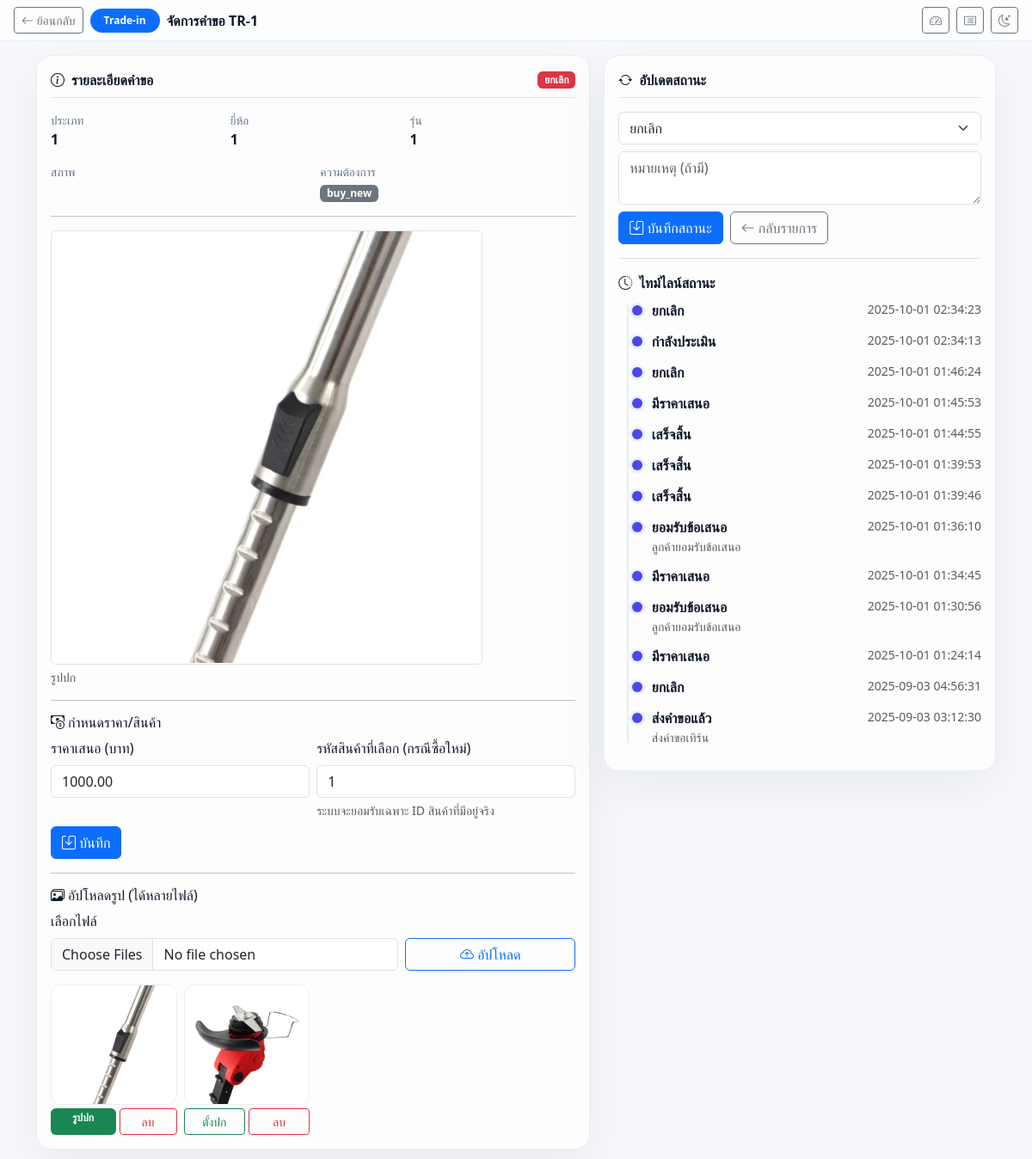
Page /Home/admin/tradein_detail.php?id=1 (signed in) on the committed database.
### tables this page shows
CREATE TABLE `tradein_requests` (
  `id` bigint(20) UNSIGNED NOT NULL,
  `user_id` bigint(20) UNSIGNED NOT NULL,
  `device_type` varchar(100) DEFAULT NULL,
  `brand` varchar(100) DEFAULT NULL,
  `model` varchar(100) DEFAULT NULL,
  `device_condition` enum('working','no_power','broken_part') DEFAULT 'working',
  `need` enum('buy_new','discount') DEFAULT 'buy_new',
  `image_path` varchar(255) DEFAULT NULL,
  `status` enum('submitted','review','offered','accepted','rejected','cancelled') DEFAULT 'submitted',
  `scheduled_at` datetime DEFAULT NULL,
  `schedule_status` enum('none','proposed','confirmed') NOT NULL DEFAULT 'none',
  `offer_price` decimal(10,2) DEFAULT NULL,
  `selected_product_id` bigint(20) UNSIGNED DEFAULT NULL,
  `order_id` bigint(20) UNSIGNED DEFAULT NULL,
  `created_at` timestamp NOT NULL DEFAULT current_timestamp(),
  `updated_at` timestamp NULL DEFAULT NULL ON UPDATE current_timestamp()
);

CREATE TABLE `tradein_images` (
  `id` bigint(20) NOT NULL,
  `request_id` bigint(20) NOT NULL,
  `filename` varchar(255) NOT NULL,
  `is_cover` tinyint(1) NOT NULL DEFAULT 0,
  `created_at` timestamp NOT NULL DEFAULT current_timestamp()
);

CREATE TABLE `tradein_status_logs` (
  `id` bigint(20) UNSIGNED NOT NULL,
  `request_id` bigint(20) UNSIGNED NOT NULL,
  `status` varchar(50) NOT NULL,
  `note` varchar(255) DEFAULT NULL,
  `created_at` timestamp NOT NULL DEFAULT current_timestamp()
);

### Home/includes/image_helpers.php (called while the page is built, shortened)
<?php
function load_tradein_gallery(mysqli $conn, int $requestId): array {
  $st = $conn->prepare("SELECT id, filename, is_cover FROM tradein_images WHERE request_id=? ORDER BY is_cover DESC, id ASC");
  $st->bind_param('i', $requestId);
  $st->execute();
  $rows = $st->get_result()->fetch_all(MYSQLI_ASSOC);
  return $rows ?: [];
}

### Home/admin/tradein_detail.php (the view, shortened to what this page needs)
<?php
require __DIR__ . '/../includes/db.php';
require_once __DIR__ . '/../includes/image_helpers.php';
$id = (int)($_GET['id'] ?? 0);
function h($s){ return htmlspecialchars($s??'',ENT_QUOTES,'UTF-8'); }
function imgsrc_file($fn){ return '../assets/img/'.$fn; }
function imgsrc_any($v){
  $v = trim((string)$v);
  return (strpos($v,'/')!==false) ? '../'.$v : '../assets/img/'.$v;
}
$map = [
  'submitted'=>'ส่งคำขอแล้ว',
  'reviewing'=>'กำลังประเมิน',
  'offered'=>'มีราคาเสนอ',
  'accepted'=>'ยอมรับข้อเสนอ',
  'rejected'=>'ปฏิเสธข้อเสนอ',
  'cancelled'=>'ยกเลิก',
  'completed'=>'เสร็จสิ้น'
];
$badge = [
  'submitted'=>'secondary','reviewing'=>'info',
  'offered'=>'primary','accepted'=>'success',
  'rejected'=>'danger','cancelled'=>'danger','completed'=>'success'
];
$req = $conn->query("SELECT * FROM tradein_requests WHERE id=$id")->fetch_assoc();
$logs    = $conn->query("SELECT * FROM tradein_status_logs WHERE request_id=$id ORDER BY id DESC")->fetch_all(MYSQLI_ASSOC);
$gallery = load_tradein_gallery($conn, $id);
$cover = $req['image_path'] ?: ( ($gallery[0]['filename'] ?? '') ? 'assets/img/'.$gallery[0]['filename'] : '' );
?>
<!doctype html>
<html lang="th">
<head>
<link href="https://cdn.jsdelivr.net/npm/bootstrap@5.3.2/dist/css/bootstrap.min.css" rel="stylesheet">
<link href="https://cdn.jsdelivr.net/npm/bootstrap-icons/font/bootstrap-icons.css" rel="stylesheet">
</head>
<body>
<nav class="navbar topbar sticky-top py-2">
  <div class="container-fluid px-3">
    <div class="d-flex align-items-center gap-2">
      <a href="tradein_requests.php" class="btn btn-outline-secondary btn-sm">
        <i class="bi bi-arrow-left"></i> ย้อนกลับ
      </a>
      <span class="badge bg-primary rounded-pill px-3 py-2">Trade-in</span>
      <span class="fw-semibold d-none d-md-inline">จัดการคำขอ <b>TR-<?= (int)$req['id'] ?></b></span>
    </div>
    <div class="d-flex align-items-center gap-2">
      <a class="btn btn-outline-secondary btn-sm" href="dashboard.php"><i class="bi bi-speedometer2"></i></a>
      <a class="btn btn-outline-secondary btn-sm" href="tradein_requests.php"><i class="bi bi-card-list"></i></a>
      <button class="btn btn-outline-secondary btn-sm" id="themeToggle" title="สลับโหมด"><i class="bi bi-moon-stars"></i></button>
    </div>
  </div>
</nav>
<div class="container py-3">
  <div class="row g-3">
    <div class="col-lg-7">
      <div class="glass p-3">
        <div class="d-flex align-items-center justify-content-between border-bottom pb-2 mb-3">
          <div class="fw-semibold"><i class="bi bi-info-circle me-2"></i>รายละเอียดคำขอ</div>
          <span class="badge bg-<?= $badge[$req['status']] ?? 'secondary' ?>">
            <?= h($map[$req['status']] ?? $req['status']) ?>
          </span>
        </div>
        <div class="row g-3 kv">
          <div class="col-md-4"><div class="k">ประเภท</div><div class="v"><?=h($req['device_type'])?></div></div>
          <div class="col-md-4"><div class="k">ยี่ห้อ</div><div class="v"><?=h($req['brand'])?></div></div>
          <div class="col-md-4"><div class="k">รุ่น</div><div class="v"><?=h($req['model'])?></div></div>
          <div class="col-md-6"><div class="k">สภาพ</div><div class="v"><?=h($req['device_condition'])?></div></div>
          <div class="col-md-6"><div class="k">ความต้องการ</div><div class="v"><span class="badge text-bg-secondary"><?=h($req['need'])?></span></div></div>
        </div>
        <hr>
        <img class="img-fluid rounded border" src="<?=h(imgsrc_any($cover))?>" alt="">
        <div class="small text-muted mt-1">รูปปก</div>
        <hr>
        <h6 class="mb-2"><i class="bi bi-cash-coin me-1"></i>กำหนดราคา/สินค้า</h6>
        <form method="post" class="row g-2">
          <div class="col-md-6">
            <label class="form-label">ราคาเสนอ (บาท)</label>
            <input class="form-control" type="number" step="0.01" name="offer_price" value="<?=h($req['offer_price'])?>">
          </div>
          <div class="col-md-6">
            <label class="form-label">รหัสสินค้าที่เลือก (กรณีซื้อใหม่)</label>
            <input class="form-control" type="number" name="selected_product_id" value="<?=h($req['selected_product_id'])?>">
            <div class="form-text">ระบบจะยอมรับเฉพาะ ID สินค้าที่มีอยู่จริง</div>
          </div>
          <div class="col-12">
            <button class="btn btn-primary"><i class="bi bi-save"></i> บันทึก</button>
          </div>
        </form>
        <hr>
        <h6 class="mb-2"><i class="bi bi-images me-1"></i>อัปโหลดรูป (ได้หลายไฟล์)</h6>
        <form method="post" enctype="multipart/form-data" class="row g-2 align-items-end">
          <div class="col-md-8">
            <label class="form-label">เลือกไฟล์</label>
            <input class="form-control" type="file" name="images[]" accept="image/*" multiple>
          </div>
          <div class="col-md-4 d-grid">
            <button class="btn btn-outline-primary"><i class="bi bi-cloud-arrow-up"></i> อัปโหลด</button>
          </div>
        </form>
        <div class="row g-2 mt-2">
          <?php if(!$gallery): ?>
            <div class="text-muted">ยังไม่มีรูปในแกลเลอรี</div>
          <?php else: foreach($gallery as $g): ?>
            <div class="col-4 col-md-3">
              <img class="thumb" src="<?=h(imgsrc_file($g['filename']))?>" alt="">
              <div class="d-flex gap-1 mt-1">
                <?php if((int)$g['is_cover']===1): ?>
                  <span class="badge text-bg-success w-100">รูปปก</span>
                <?php else: ?>
                  <form method="post" class="w-100 d-inline">
                    <button class="btn btn-sm btn-outline-success w-100">ตั้งปก</button>
                  </form>
                <?php endif; ?>
                <form method="post" class="w-100 d-inline" onsubmit="return confirm('ลบรูปนี้?')">
                  <button class="btn btn-sm btn-outline-danger w-100">ลบ</button>
                </form>
              </div>
            </div>
          <?php endforeach; endif; ?>
        </div>
      </div>
    </div>
    <div class="col-lg-5">
      <div class="glass p-3">
        <div class="fw-semibold border-bottom pb-2 mb-3"><i class="bi bi-arrow-repeat me-2"></i>อัปเดตสถานะ</div>
        <form method="post" class="mb-3">
          <div class="mb-2">
            <select class="form-select" name="status" required>
              <?php foreach($map as $k=>$v): ?>
                <option value="<?=h($k)?>" <?= $k===($req['status'] ?? '') ? 'selected':'' ?>><?=h($v)?></option>
              <?php endforeach; ?>
            </select>
          </div>
          <div class="mb-2">
            <textarea class="form-control" name="note" rows="2" placeholder="หมายเหตุ (ถ้ามี)"></textarea>
          </div>
          <div class="d-flex gap-2">
            <button class="btn btn-primary"><i class="bi bi-save"></i> บันทึกสถานะ</button>
            <a class="btn btn-outline-secondary" href="tradein_requests.php"><i class="bi bi-arrow-left"></i> กลับรายการ</a>
          </div>
        </form>
        <div class="fw-semibold border-top pt-3 mb-2"><i class="bi bi-clock-history me-2"></i>ไทม์ไลน์สถานะ</div>
        <div class="timeline">
          <?php if(!$logs): ?>
            <div class="text-muted">ยังไม่มีบันทึกสถานะ</div>
          <?php else: foreach($logs as $lg): ?>
            <div class="tl-item">
              <span class="tl-point"></span>
              <div class="d-flex justify-content-between align-items-start">
                <div>
                  <div class="fw-semibold"><?=h($map[$lg['status']] ?? $lg['status'])?></div>
                  <?php if(!empty($lg['note'])): ?>
                    <div class="text-muted small"><?=nl2br(h($lg['note']))?></div>
                  <?php endif; ?>
                </div>
                <div class="text-muted small"><?=h($lg['created_at'])?></div>
              </div>
            </div>
          <?php endforeach; endif; ?>
        </div>
      </div>
    </div>
  </div>
</div>
</body>
</html>

### Home/admin/tradein_detail.php (style rules this page uses)
:root { --bg:#f6f8fb; --panel:#ffffffcc; --border:#e9eef5; --text:#0f172a; --muted:#64748b; --primary:#4f46e5; --card-shadow:0 18px 60px rgba(2,6,23,.06); }
body { background:var(--bg); color:var(--text); }
.topbar { backdrop-filter:blur(10px); -webkit-backdrop-filter:blur(10px); background:linear-gradient(180deg,#ffffffcc,#ffffffaa); border-bottom:1px solid var(--border); }
.glass { border:1px solid var(--border); background:var(--panel); border-radius:18px; box-shadow:var(--card-shadow); }
.thumb { width:100%; height:140px; object-fit:cover; border-radius:12px; border:1px solid var(--border); background:#fff }
.kv .k { color:var(--muted); font-size:.85rem }
.kv .v { font-weight:600 }
.timeline { position:relative; padding-left:1rem }
.timeline::before { content:""; position:absolute; left:.6rem; top:4px; bottom:4px; width:2px; background:#e6edf6 }
.tl-item { position:relative; padding-left:1.4rem; margin-bottom:.75rem }
.tl-point { position:absolute; left:-.05rem; top:.35rem; width:12px; height:12px; border-radius:999px; background:#4f46e5; box-shadow:0 0 0 3px #e7f0ff }

### rows in the picture
tradein_requests: id "1", status "ยกเลิก", device_type "1", brand "1", model "1", need "buy_new", image_path (picture), offer_price "1000.00", selected_product_id "1"
tradein_images: filename (picture), is_cover "รูปปก"
tradein_images: filename (picture)
tradein_status_logs: status "ยกเลิก", created_at "2025-10-01 02:34:23"
tradein_status_logs: status "กำลังประเมิน", created_at "2025-10-01 02:34:13"
tradein_status_logs: status "ยกเลิก", created_at "2025-10-01 01:46:24"
tradein_status_logs: status "มีราคาเสนอ", created_at "2025-10-01 01:45:53"
tradein_status_logs: status "เสร็จสิ้น", created_at "2025-10-01 01:44:55"
tradein_status_logs: status "เสร็จสิ้น", created_at "2025-10-01 01:39:53"
tradein_status_logs: status "เสร็จสิ้น", created_at "2025-10-01 01:39:46"
tradein_status_logs: status "ยอมรับข้อเสนอ", note "ลูกค้ายอมรับข้อเสนอ", created_at "2025-10-01 01:36:10"
tradein_status_logs: status "มีราคาเสนอ", created_at "2025-10-01 01:34:45"
tradein_status_logs: status "ยอมรับข้อเสนอ", note "ลูกค้ายอมรับข้อเสนอ", created_at "2025-10-01 01:30:56"
tradein_status_logs: status "มีราคาเสนอ", created_at "2025-10-01 01:24:14"
tradein_status_logs: status "ยกเลิก", created_at "2025-09-03 04:56:31"
tradein_status_logs: status "ส่งคำขอแล้ว", note "ส่งคำขอเทิร์น", created_at "2025-09-03 03:12:30"
